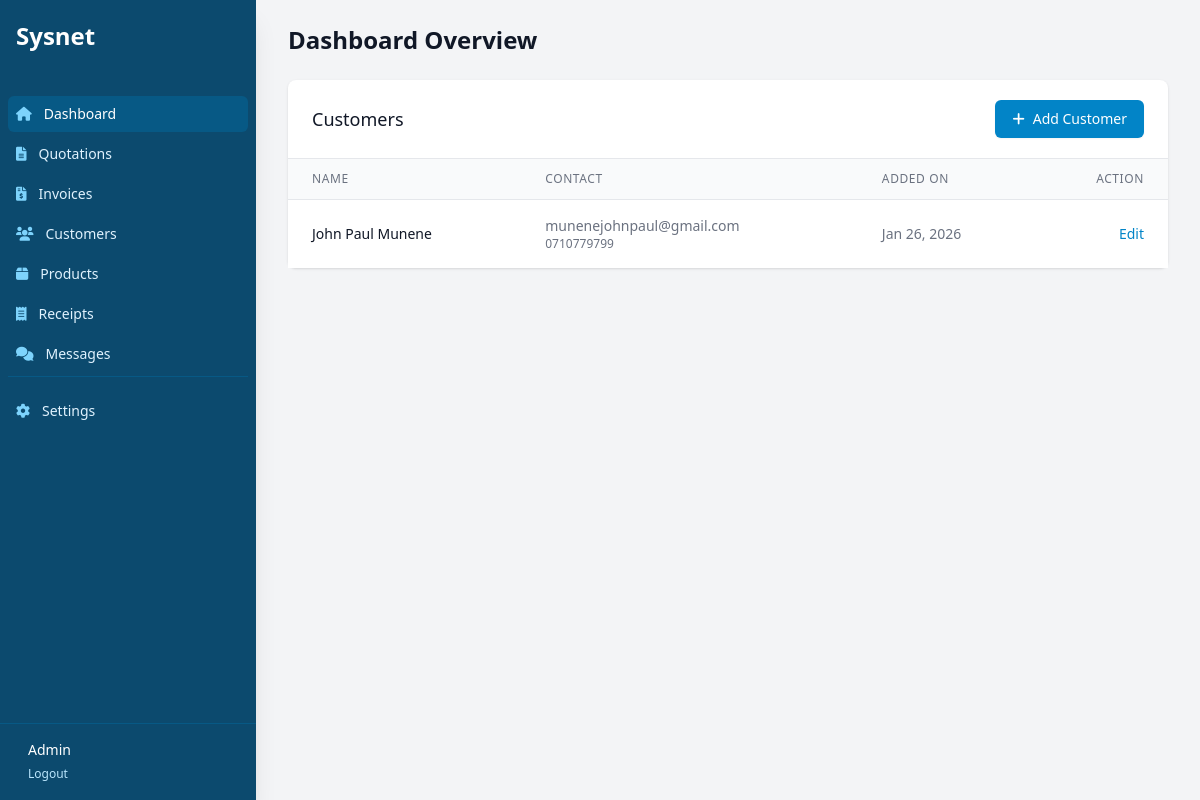
Screenshot of /billing/customer/ (signed in) with the database file from the repository.
### billing/models.py (models this page shows, shortened)
class Customer(models.Model):
    name = models.CharField(max_length=200)
    email = models.EmailField(blank=True, null=True)
    phone = models.CharField(max_length=20, blank=True, null=True)
    address = models.TextField(blank=True, null=True)
    created_at = models.DateTimeField(auto_now_add=True)

### billing/views.py (the view)
# urls.py: path('customer/', views.customer_list, name='customer_list'),
@login_required
def customer_list(request):
    customers = Customer.objects.all().order_by('-created_at')
    return render(request, 'billing/customer_list.html', {'customers': customers})

### billing/context_processors.py (called while the page is built)
def company_info(request):
    return {
        'company': CompanyProfile.objects.first()
    }

def unread_count(request):
    if request.user.is_authenticated:
        return {'unread_count': ContactMessage.objects.filter(is_read=False).count()}
    return {'unread_count': 0}

### templates/billing/customer_list.html
{% extends 'billing/base_dashboard.html' %}
{% block dashboard_content %}
<div class="bg-white shadow rounded-lg">
    <div class="px-4 py-5 border-b border-gray-200 sm:px-6 flex justify-between items-center">
        <h3 class="text-lg leading-6 font-medium text-gray-900">Customers</h3>
        <a href="{% url 'customer_create' %}" class="inline-flex items-center px-4 py-2 border border-transparent text-sm font-medium rounded-md shadow-sm text-white bg-brand-600 hover:bg-brand-700">
            <i class="fas fa-plus mr-2"></i> Add Customer
        </a>
    </div>
    <div class="overflow-x-auto">
        <table class="min-w-full divide-y divide-gray-200">
            <thead class="bg-gray-50">
                <tr>
                    <th class="px-6 py-3 text-left text-xs font-medium text-gray-500 uppercase tracking-wider">Name</th>
                    <th class="px-6 py-3 text-left text-xs font-medium text-gray-500 uppercase tracking-wider">Contact</th>
                    <th class="px-6 py-3 text-left text-xs font-medium text-gray-500 uppercase tracking-wider">Added On</th>
                    <th class="px-6 py-3 text-right text-xs font-medium text-gray-500 uppercase tracking-wider">Action</th>
                </tr>
            </thead>
            <tbody class="bg-white divide-y divide-gray-200">
                {% for customer in customers %}
                <tr>
                    <td class="px-6 py-4 whitespace-nowrap text-sm font-medium text-gray-900">{{ customer.name }}</td>
                    <td class="px-6 py-4 whitespace-nowrap text-sm text-gray-500">
                        <div>{{ customer.email }}</div>
                        <div class="text-xs">{{ customer.phone }}</div>
                    </td>
                    <td class="px-6 py-4 whitespace-nowrap text-sm text-gray-500">{{ customer.created_at|date:"M d, Y" }}</td>
                    <td class="px-6 py-4 whitespace-nowrap text-right text-sm font-medium">
                        <a href="{% url 'customer_update' customer.pk %}" class="text-brand-600 hover:text-brand-900">Edit</a>
                    </td>
                </tr>
                {% empty %}
                <tr>
                    <td colspan="4" class="px-6 py-4 text-center text-sm text-gray-500">No customers found.</td>
                </tr>
                {% endfor %}
            </tbody>
        </table>
    </div>
</div>
{% endblock %}

### templates/billing/base_dashboard.html (shortened to what this page needs)
<!DOCTYPE html>
<html lang="en">
<head>
    <script src="https://cdn.tailwindcss.com"></script>
    <link href="https://cdnjs.cloudflare.com/ajax/libs/font-awesome/6.0.0/css/all.min.css" rel="stylesheet">
</head>
<body class="bg-gray-100 font-sans">
    <div class="flex h-screen overflow-hidden">
        <div class="hidden md:flex md:flex-shrink-0 no-print">
            <div class="flex flex-col w-64">
                <div class="flex flex-col h-0 flex-1 bg-brand-900 shadow-xl">
                    <div class="flex-1 flex flex-col pt-5 pb-4 overflow-y-auto">
                        <div class="flex items-center flex-shrink-0 px-4 mb-6">
                            <span class="text-white text-2xl font-bold">Sysnet</span>
                        </div>
                        <nav class="mt-5 flex-1 px-2 space-y-1">
                            <a href="{% url 'dashboard' %}" class="group flex items-center px-2 py-2 text-sm font-medium rounded-md text-white bg-brand-800">
                                <i class="fas fa-home mr-3 text-brand-300"></i>
                                Dashboard
                            </a>
                            <a href="{% url 'quotation_list' %}" class="group flex items-center px-2 py-2 text-sm font-medium rounded-md text-brand-100 hover:bg-brand-800 hover:text-white">
                                <i class="fas fa-file-alt mr-3 text-brand-300 group-hover:text-white"></i>
                                Quotations
                            </a>
                            <a href="{% url 'invoice_list' %}" class="group flex items-center px-2 py-2 text-sm font-medium rounded-md text-brand-100 hover:bg-brand-800 hover:text-white">
                                <i class="fas fa-file-invoice-dollar mr-3 text-brand-300 group-hover:text-white"></i>
                                Invoices
                            </a>
                            <a href="{% url 'customer_list' %}" class="group flex items-center px-2 py-2 text-sm font-medium rounded-md text-brand-100 hover:bg-brand-800 hover:text-white">
                                <i class="fas fa-users mr-3 text-brand-300 group-hover:text-white"></i>
                                Customers
                            </a>
                            <a href="{% url 'product_list' %}" class="group flex items-center px-2 py-2 text-sm font-medium rounded-md text-brand-100 hover:bg-brand-800 hover:text-white">
                                <i class="fas fa-box mr-3 text-brand-300 group-hover:text-white"></i>
                                Products
                            </a>
                             <a href="{% url 'receipt_list' %}" class="group flex items-center px-2 py-2 text-sm font-medium rounded-md text-brand-100 hover:bg-brand-800 hover:text-white">
                                <i class="fas fa-receipt mr-3 text-brand-300 group-hover:text-white"></i>
                                Receipts
                            </a>
                            <a href="{% url 'message_list' %}" class="group flex items-center px-2 py-2 text-sm font-medium rounded-md text-brand-100 hover:bg-brand-800 hover:text-white relative">
                                <i class="fas fa-comments mr-3 text-brand-300 group-hover:text-white"></i>
                                Messages
                            </a>
                            <div class="pt-4 mt-4 border-t border-brand-800">
                                <a href="{% url 'company_settings' %}" class="group flex items-center px-2 py-2 text-sm font-medium rounded-md text-brand-100 hover:bg-brand-800 hover:text-white">
                                    <i class="fas fa-cog mr-3 text-brand-300 group-hover:text-white"></i>
                                    Settings
                                </a>
                            </div>
                        </nav>
                    </div>
                    <div class="flex-shrink-0 flex border-t border-brand-800 p-4">
                        <div class="flex items-center">
                            <div class="ml-3">
                                <p class="text-sm font-medium text-white">
                                    {{ user.username|title }}
                                </p>
                                <form action="{% url 'logout' %}" method="post" class="inline">
                                    <button type="submit" class="text-xs font-medium text-brand-200 hover:text-white group-hover:text-white">
                                        Logout
                                    </button>
                                </form>
                            </div>
                        </div>
                    </div>
                </div>
            </div>
        </div>
        <div class="flex flex-col w-0 flex-1 overflow-hidden">
            <main class="flex-1 relative overflow-y-auto focus:outline-none">
                <div class="py-6">
                    <div class="max-w-7xl mx-auto px-4 sm:px-6 md:px-8 mb-6 no-print">
                        <h1 class="text-2xl font-semibold text-gray-900">Dashboard Overview</h1>
                    </div>
                    <div class="max-w-7xl mx-auto px-4 sm:px-6 md:px-8">
                        {% block dashboard_content %}{% endblock %}
                    </div>
                </div>
            </main>
        </div>
    </div>
</body>
</html>

### rows the page displays
Customer: name "John Paul Munene", email "munenejohnpaul@gmail.com", phone "0710779799", created_at "Jan 26, 2026"

### other values shown
{{ user.username|title }} "Admin"
